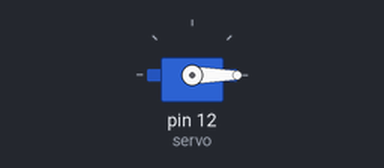
Simulated run of this sketch. Board: Arduino Uno, built with avr-gcc and run on an emulated ATmega328P. On the bench: servo.

Above: at 0.05 s.
At 4.0 s:
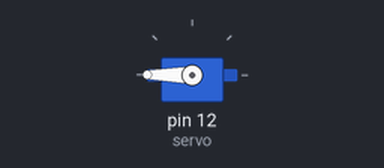
Timing chart, 0 to 5.2 s (numbered marks = the images above):
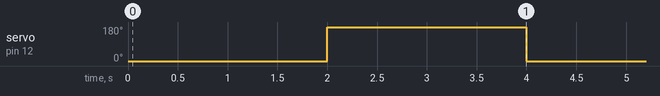

The sketch:

sketch_may22b.ino
```cpp
#include <Servo.h> //используем библиотеку для работы с сервоприводом


Servo servo; //объявляем переменную servo типа Servo

void setup() //процедура setup

{

servo.attach(12); //привязываем привод к порту 10

}

void loop() //процедура loop

{

servo.write(0); //ставим вал под 0

delay(2000); //ждем 2 секунды

servo.write(180); //ставим вал под 180

delay(2000); //ждем 2 секунды
}
```

Measured:
- by itself, servo on pin 12 (servo): alternates 180° for 2.0 s and 0° for 2.0 s
